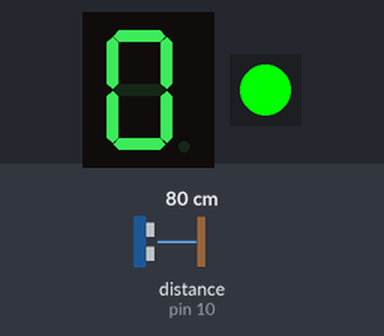
Bench run of a sketch on a simulated Arduino Uno, built with avr-gcc and run on an emulated ATmega328P. Shown: 1-digit seven-segment display, 1 RGB LEDs in strip order, left to right. Wiring (inferred from the names in the program): ultrasonic range finder: trigger pin 9; echo pin 10; 1-digit 7-segment display, segments lit when HIGH: segments pin 2, pin 3, pin 4, pin 5, pin 6, pin 7, pin 8. The inputs (shaded band) are chosen by the test bench; at power-on: distance to the obstacle (sensor on pin 10) 80 cm. The echo pulse lasts 58.3 µs per cm; the segment pins are drawn as the display they are named for.

Above: at 1.8 s.
1.9 s: distance to the obstacle (sensor on pin 10) set to 9 cm
At 2.3 s:
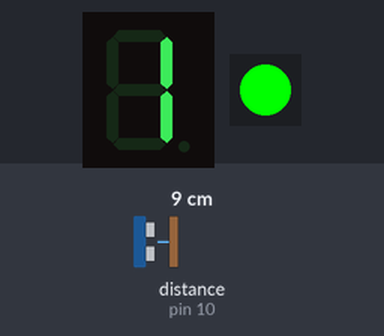
6.0 s: distance to the obstacle (sensor on pin 10) set to 10 cm
8.5 s: distance to the obstacle (sensor on pin 10) set to 8 cm
At 11.2 s:
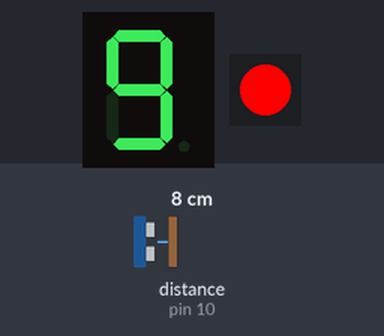
12.5 s: distance to the obstacle (sensor on pin 10) set to 5 cm
Timing chart, 0 to 15.0 s (numbered marks = the images above; inputs shaded):
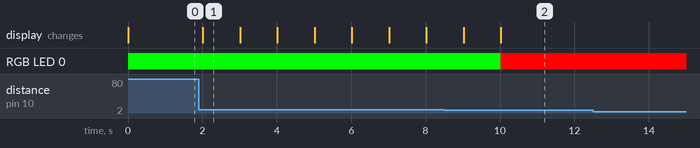

The sketch:

Parte_1.ino
```cpp
/*
	Fundación Kinal
    Centro educativo Técncico Laboral Kinal
    Quinto Perito
    Quinto Electrónica
    Codigo Técnico: EB5AM
    Curso: Taller de Electrónica Digital y reparación de computadoras
    Proyecto: Comunicación serial y visualización
    Dev: Alexander González 2020414
    Fecha: 11 de julio de 2024
*/

// Pines para el sensor ultrasónico
const int trigPin = 9;
const int echoPin = 10;

// Pines para el visualizador de 7 segmentos
const int segmentPins[7] = {2, 3, 4, 5, 6, 7, 8};

// Pin para el LED NeoPixel
#include <Adafruit_NeoPixel.h>
const int neoPixelPin = 11;
Adafruit_NeoPixel strip = Adafruit_NeoPixel(1, neoPixelPin, NEO_GRB + NEO_KHZ800);

int minimopersonas = 0;
const int maximopersonas = 9;

// Funcion que utilizo para obtener la distancia leida por el sensor ultrasonico
long readDistance(void);

void setup() {
  // Inicializar los pines del sensor ultrasónico
  pinMode(trigPin, OUTPUT);
  pinMode(echoPin, INPUT);

  // Inicializar los pines del visualizador de 7 segmentos
  for (int i = 0; i < 7; i++) {
    pinMode(segmentPins[i], OUTPUT);
  }

  // Inicializar el LED NeoPixel
  strip.begin();
  strip.show(); // Inicializar todos los LEDs apagados

  // Inicializar la comunicación serial
  Serial.begin(9600);
}

void loop() {
  // Leer la distancia
  long distance = readDistance();

  // Comprobar la distancia para aumentar el conteo de personas
  if (distance >= 6 && distance <= 10) {
    if (minimopersonas < maximopersonas) {
      minimopersonas++;
    }
  }

  // Actualizar el visualizador de 7 segmentos y el LED NeoPixel
  updateDisplay(minimopersonas);
  updateNeoPixel(minimopersonas);

  // Esperar un tiempo antes de la siguiente medición
  delay(1000);
}

long readDistance(void) {
  digitalWrite(trigPin, LOW);
  delayMicroseconds(2);
  digitalWrite(trigPin, HIGH);
  delayMicroseconds(10);
  digitalWrite(trigPin, LOW);

  long duration = pulseIn(echoPin, HIGH);
  long distance = duration / 59; // Calcular la distancia en cm

  return distance;
}

void updateDisplay(int number) {
  // Definir los patrones para los números del 0 al 9
  const bool digitPatterns[10][7] = {
    {1, 1, 1, 1, 1, 1, 0},  // 0
    {0, 1, 1, 0, 0, 0, 0},  // 1
    {1, 1, 0, 1, 1, 0, 1},  // 2
    {1, 1, 1, 1, 0, 0, 1},  // 3
    {0, 1, 1, 0, 0, 1, 1},  // 4
    {1, 0, 1, 1, 0, 1, 1},  // 5
    {1, 0, 1, 1, 1, 1, 1},  // 6
    {1, 1, 1, 0, 0, 0, 0},  // 7
    {1, 1, 1, 1, 1, 1, 1},  // 8
    {1, 1, 1, 1, 0, 1, 1}   // 9
  };

  // Encender o apagar los segmentos según el número
  for (int i = 0; i < 7; i++) {
    digitalWrite(segmentPins[i], digitPatterns[number][i]);
  }
}

void updateNeoPixel(int count) {
  if (count < maximopersonas) {
    strip.setPixelColor(0, strip.Color(0, 255, 0)); // Verde
  } else {
    strip.setPixelColor(0, strip.Color(255, 0, 0)); // Rojo
  }
  strip.show();
}
```

Measured:
- after the input at 1.9 s, the display: changes after 0.11 s (image 1)
- after the input at 12.5 s, every drawn part: stays the same
- what the display in image 1 shows lasts 1.0 s, from 2.0 s to 3.0 s
